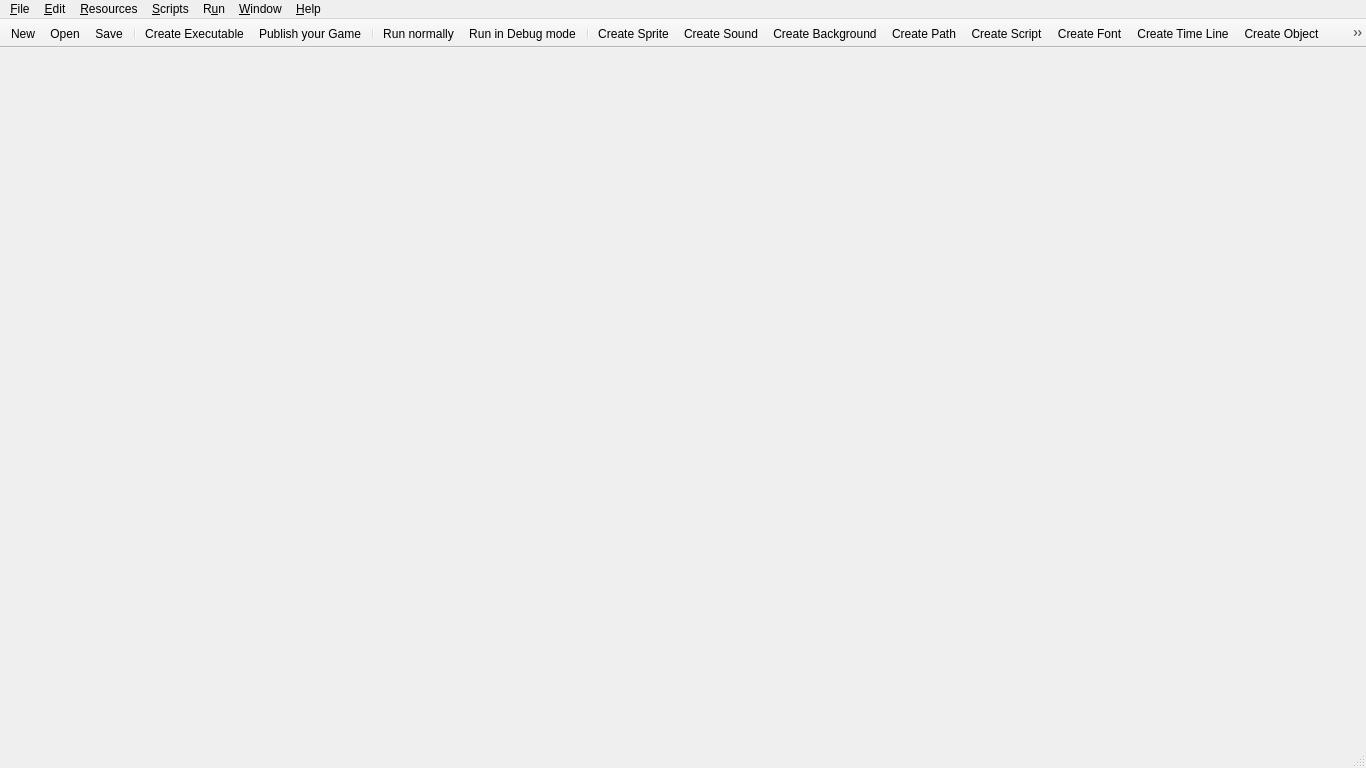
<?xml version="1.0" encoding="UTF-8"?>
<ui version="4.0">
 <class>MainWindow</class>
 <widget class="QMainWindow" name="MainWindow">
  <property name="geometry">
   <rect>
    <x>0</x>
    <y>0</y>
    <width>1366</width>
    <height>768</height>
   </rect>
  </property>
  <property name="windowTitle">
   <string>Qt Gamemaker 1.0 Ultimate</string>
  </property>
  <widget class="QSplitter" name="splitter">
   <property name="orientation">
    <enum>Qt::Horizontal</enum>
   </property>
   <widget class="DraggableTreeView" name="treeView">
    <property name="contextMenuPolicy">
     <enum>Qt::CustomContextMenu</enum>
    </property>
    <property name="editTriggers">
     <set>QAbstractItemView::EditKeyPressed</set>
    </property>
    <property name="dragEnabled">
     <bool>true</bool>
    </property>
    <property name="dragDropMode">
     <enum>QAbstractItemView::DragDrop</enum>
    </property>
    <property name="iconSize">
     <size>
      <width>16</width>
      <height>16</height>
     </size>
    </property>
    <property name="animated">
     <bool>true</bool>
    </property>
    <property name="headerHidden">
     <bool>true</bool>
    </property>
   </widget>
   <widget class="QMdiArea" name="mdiArea">
    <property name="background">
     <brush brushstyle="CrossPattern">
      <color alpha="255">
       <red>159</red>
       <green>159</green>
       <blue>159</blue>
      </color>
     </brush>
    </property>
   </widget>
  </widget>
  <widget class="QMenuBar" name="menubar">
   <property name="geometry">
    <rect>
     <x>0</x>
     <y>0</y>
     <width>1366</width>
     <height>20</height>
    </rect>
   </property>
   <widget class="QMenu" name="menuFile">
    <property name="title">
     <string>&amp;File</string>
    </property>
    <widget class="QMenu" name="menuRecentFiles">
     <property name="title">
      <string>&amp;Recent Files</string>
     </property>
     <addaction name="actionNone"/>
    </widget>
    <addaction name="actionNew"/>
    <addaction name="actionOpen"/>
    <addaction name="menuRecentFiles"/>
    <addaction name="separator"/>
    <addaction name="actionSave"/>
    <addaction name="actionSaveAs"/>
    <addaction name="separator"/>
    <addaction name="actionCreateExecutable"/>
    <addaction name="actionPublishGame"/>
    <addaction name="separator"/>
    <addaction name="actionImportResources"/>
    <addaction name="actionExportResources"/>
    <addaction name="separator"/>
    <addaction name="actionAdvancedMode"/>
    <addaction name="actionPreferences"/>
    <addaction name="separator"/>
    <addaction name="actionExit"/>
   </widget>
   <widget class="QMenu" name="menuEdit">
    <property name="title">
     <string>&amp;Edit</string>
    </property>
    <addaction name="actionCreate"/>
    <addaction name="actionDuplicate"/>
    <addaction name="separator"/>
    <addaction name="actionCreateGroup"/>
    <addaction name="separator"/>
    <addaction name="actionDelete"/>
    <addaction name="separator"/>
    <addaction name="actionRename"/>
    <addaction name="separator"/>
    <addaction name="actionProperties"/>
    <addaction name="separator"/>
    <addaction name="actionFindResource"/>
    <addaction name="actionExpandResourceTree"/>
    <addaction name="actionCollapseResourceTree"/>
    <addaction name="separator"/>
    <addaction name="actionShowObjectInformation"/>
   </widget>
   <widget class="QMenu" name="menuResources">
    <property name="title">
     <string>&amp;Resources</string>
    </property>
    <addaction name="actionCreateSprite"/>
    <addaction name="actionCreateSound"/>
    <addaction name="actionCreateBackground"/>
    <addaction name="actionCreatePath"/>
    <addaction name="actionCreateScript"/>
    <addaction name="actionCreateFont"/>
    <addaction name="actionCreateTimeLine"/>
    <addaction name="actionCreateObject"/>
    <addaction name="actionCreateRoom"/>
    <addaction name="separator"/>
    <addaction name="actionGameInformation"/>
    <addaction name="actionGlobalGameSettings"/>
    <addaction name="actionExtensionPackages"/>
    <addaction name="separator"/>
    <addaction name="actionDefineConstants"/>
    <addaction name="actionDefineTriggers"/>
    <addaction name="actionIncludedFiles"/>
   </widget>
   <widget class="QMenu" name="menuScripts">
    <property name="title">
     <string>&amp;Scripts</string>
    </property>
    <addaction name="actionImportScripts"/>
    <addaction name="actionExportAllScripts"/>
    <addaction name="separator"/>
    <addaction name="actionShowBuiltInVariables"/>
    <addaction name="actionShowBuildInFunctions"/>
    <addaction name="actionShowExtensionFunctions"/>
    <addaction name="actionShowConstants"/>
    <addaction name="separator"/>
    <addaction name="actionShowResourceNames"/>
    <addaction name="actionSearchInScripts"/>
    <addaction name="separator"/>
    <addaction name="actionCheckResourceNames"/>
    <addaction name="actionCheckAllScripts"/>
   </widget>
   <widget class="QMenu" name="menuRun">
    <property name="title">
     <string>R&amp;un</string>
    </property>
    <addaction name="actionRunNormally"/>
    <addaction name="actionRunInDebugMode"/>
   </widget>
   <widget class="QMenu" name="menuWindow">
    <property name="title">
     <string>&amp;Window</string>
    </property>
    <widget class="QMenu" name="menuStyle">
     <property name="title">
      <string>Style</string>
     </property>
    </widget>
    <addaction name="actionClose"/>
    <addaction name="actionCloseAll"/>
    <addaction name="separator"/>
    <addaction name="actionTile"/>
    <addaction name="actionCascade"/>
    <addaction name="separator"/>
    <addaction name="actionNext"/>
    <addaction name="actionPrevious"/>
    <addaction name="separator"/>
    <addaction name="actionSubWindowedView"/>
    <addaction name="actionTabbedView"/>
    <addaction name="menuStyle"/>
    <addaction name="separator"/>
   </widget>
   <widget class="QMenu" name="menuHelp">
    <property name="title">
     <string>&amp;Help</string>
    </property>
    <widget class="QMenu" name="menuTutorials">
     <property name="title">
      <string>&amp;Tutorials</string>
     </property>
     <addaction name="actionNone"/>
    </widget>
    <widget class="QMenu" name="menuExtensionPackages">
     <property name="title">
      <string>&amp;Extension Packages</string>
     </property>
     <addaction name="actionNone"/>
    </widget>
    <addaction name="actionContents"/>
    <addaction name="menuTutorials"/>
    <addaction name="menuExtensionPackages"/>
    <addaction name="separator"/>
    <addaction name="separator"/>
    <addaction name="actionNews"/>
    <addaction name="actionBook"/>
    <addaction name="actionMoreTutorials"/>
    <addaction name="actionWebsite"/>
    <addaction name="actionForum"/>
    <addaction name="actionWiki"/>
    <addaction name="separator"/>
    <addaction name="actionAbout"/>
    <addaction name="actionAboutQt"/>
   </widget>
   <addaction name="menuFile"/>
   <addaction name="menuEdit"/>
   <addaction name="menuResources"/>
   <addaction name="menuScripts"/>
   <addaction name="menuRun"/>
   <addaction name="menuWindow"/>
   <addaction name="menuHelp"/>
  </widget>
  <widget class="QStatusBar" name="statusbar"/>
  <widget class="QToolBar" name="toolBar">
   <property name="windowTitle">
    <string>toolBar</string>
   </property>
   <property name="movable">
    <bool>false</bool>
   </property>
   <property name="iconSize">
    <size>
     <width>16</width>
     <height>16</height>
    </size>
   </property>
   <attribute name="toolBarArea">
    <enum>TopToolBarArea</enum>
   </attribute>
   <attribute name="toolBarBreak">
    <bool>false</bool>
   </attribute>
   <addaction name="actionNew"/>
   <addaction name="actionOpen"/>
   <addaction name="actionSave"/>
   <addaction name="separator"/>
   <addaction name="actionCreateExecutable"/>
   <addaction name="actionPublishGame"/>
   <addaction name="separator"/>
   <addaction name="actionRunNormally"/>
   <addaction name="actionRunInDebugMode"/>
   <addaction name="separator"/>
   <addaction name="actionCreateSprite"/>
   <addaction name="actionCreateSound"/>
   <addaction name="actionCreateBackground"/>
   <addaction name="actionCreatePath"/>
   <addaction name="actionCreateScript"/>
   <addaction name="actionCreateFont"/>
   <addaction name="actionCreateTimeLine"/>
   <addaction name="actionCreateObject"/>
   <addaction name="actionCreateRoom"/>
   <addaction name="separator"/>
   <addaction name="actionGameInformation"/>
   <addaction name="actionGlobalGameSettings"/>
   <addaction name="actionExtensionPackages"/>
   <addaction name="separator"/>
   <addaction name="actionContents"/>
  </widget>
  <action name="actionNew">
   <property name="icon">
    <iconset resource="resources_editor.qrc">
     <normaloff>:/qtgameengine/icons/new.png</normaloff>:/qtgameengine/icons/new.png</iconset>
   </property>
   <property name="text">
    <string>&amp;New</string>
   </property>
  </action>
  <action name="actionOpen">
   <property name="icon">
    <iconset resource="resources_editor.qrc">
     <normaloff>:/qtgameengine/icons/open.png</normaloff>:/qtgameengine/icons/open.png</iconset>
   </property>
   <property name="text">
    <string>&amp;Open</string>
   </property>
  </action>
  <action name="actionSave">
   <property name="icon">
    <iconset resource="resources_editor.qrc">
     <normaloff>:/qtgameengine/icons/save.png</normaloff>:/qtgameengine/icons/save.png</iconset>
   </property>
   <property name="text">
    <string>&amp;Save</string>
   </property>
  </action>
  <action name="actionSaveAs">
   <property name="icon">
    <iconset resource="resources_editor.qrc">
     <normaloff>:/qtgameengine/icons/save-as.png</normaloff>:/qtgameengine/icons/save-as.png</iconset>
   </property>
   <property name="text">
    <string>Save &amp;As...</string>
   </property>
  </action>
  <action name="actionCreateExecutable">
   <property name="icon">
    <iconset resource="resources_editor.qrc">
     <normaloff>:/qtgameengine/icons/create-executable.png</normaloff>:/qtgameengine/icons/create-executable.png</iconset>
   </property>
   <property name="text">
    <string>&amp;Create Executable...</string>
   </property>
  </action>
  <action name="actionPublishGame">
   <property name="icon">
    <iconset resource="resources_editor.qrc">
     <normaloff>:/qtgameengine/icons/publish-game.png</normaloff>:/qtgameengine/icons/publish-game.png</iconset>
   </property>
   <property name="text">
    <string>P&amp;ublish your Game...</string>
   </property>
  </action>
  <action name="actionImportResources">
   <property name="icon">
    <iconset resource="resources_editor.qrc">
     <normaloff>:/qtgameengine/icons/import-resources.png</normaloff>:/qtgameengine/icons/import-resources.png</iconset>
   </property>
   <property name="text">
    <string>&amp;Import Resources...</string>
   </property>
  </action>
  <action name="actionExportResources">
   <property name="icon">
    <iconset resource="resources_editor.qrc">
     <normaloff>:/qtgameengine/icons/export-resources.png</normaloff>:/qtgameengine/icons/export-resources.png</iconset>
   </property>
   <property name="text">
    <string>&amp;Export Resources...</string>
   </property>
  </action>
  <action name="actionAdvancedMode">
   <property name="checkable">
    <bool>true</bool>
   </property>
   <property name="checked">
    <bool>true</bool>
   </property>
   <property name="text">
    <string>Ad&amp;vanced Mode</string>
   </property>
  </action>
  <action name="actionPreferences">
   <property name="icon">
    <iconset resource="resources_editor.qrc">
     <normaloff>:/qtgameengine/icons/preferences.png</normaloff>:/qtgameengine/icons/preferences.png</iconset>
   </property>
   <property name="text">
    <string>&amp;Preferences...</string>
   </property>
   <property name="menuRole">
    <enum>QAction::PreferencesRole</enum>
   </property>
  </action>
  <action name="actionExit">
   <property name="icon">
    <iconset resource="resources_editor.qrc">
     <normaloff>:/qtgameengine/icons/exit.png</normaloff>:/qtgameengine/icons/exit.png</iconset>
   </property>
   <property name="text">
    <string>E&amp;xit</string>
   </property>
   <property name="menuRole">
    <enum>QAction::QuitRole</enum>
   </property>
  </action>
  <action name="actionNone">
   <property name="enabled">
    <bool>false</bool>
   </property>
   <property name="text">
    <string>(none)</string>
   </property>
  </action>
  <action name="actionCreate">
   <property name="icon">
    <iconset resource="resources_editor.qrc">
     <normaloff>:/qtgameengine/icons/create.png</normaloff>:/qtgameengine/icons/create.png</iconset>
   </property>
   <property name="text">
    <string>&amp;Create</string>
   </property>
  </action>
  <action name="actionDuplicate">
   <property name="icon">
    <iconset resource="resources_editor.qrc">
     <normaloff>:/qtgameengine/icons/duplicate.png</normaloff>:/qtgameengine/icons/duplicate.png</iconset>
   </property>
   <property name="text">
    <string>D&amp;uplicate</string>
   </property>
   <property name="shortcut">
    <string>Alt+Ins</string>
   </property>
  </action>
  <action name="actionCreateGroup">
   <property name="icon">
    <iconset resource="resources_editor.qrc">
     <normaloff>:/qtgameengine/icons/create-group.png</normaloff>:/qtgameengine/icons/create-group.png</iconset>
   </property>
   <property name="text">
    <string>Cr&amp;eate Group</string>
   </property>
  </action>
  <action name="actionSortByName">
   <property name="text">
    <string>&amp;Sort by Name</string>
   </property>
  </action>
  <action name="actionDelete">
   <property name="icon">
    <iconset resource="resources_editor.qrc">
     <normaloff>:/qtgameengine/icons/delete.png</normaloff>:/qtgameengine/icons/delete.png</iconset>
   </property>
   <property name="text">
    <string>&amp;Delete</string>
   </property>
  </action>
  <action name="actionRename">
   <property name="icon">
    <iconset resource="resources_editor.qrc">
     <normaloff>:/qtgameengine/icons/rename.png</normaloff>:/qtgameengine/icons/rename.png</iconset>
   </property>
   <property name="text">
    <string>&amp;Rename</string>
   </property>
  </action>
  <action name="actionProperties">
   <property name="icon">
    <iconset resource="resources_editor.qrc">
     <normaloff>:/qtgameengine/icons/properties.png</normaloff>:/qtgameengine/icons/properties.png</iconset>
   </property>
   <property name="text">
    <string>&amp;Properties</string>
   </property>
   <property name="shortcut">
    <string>Alt+Return</string>
   </property>
  </action>
  <action name="actionFindResource">
   <property name="icon">
    <iconset resource="resources_editor.qrc">
     <normaloff>:/qtgameengine/icons/find.png</normaloff>:/qtgameengine/icons/find.png</iconset>
   </property>
   <property name="text">
    <string>&amp;Find Resource</string>
   </property>
  </action>
  <action name="actionExpandResourceTree">
   <property name="text">
    <string>E&amp;xpand Resource Tree</string>
   </property>
  </action>
  <action name="actionCollapseResourceTree">
   <property name="text">
    <string>C&amp;ollapse Resource Tree</string>
   </property>
  </action>
  <action name="actionShowObjectInformation">
   <property name="icon">
    <iconset resource="resources_editor.qrc">
     <normaloff>:/qtgameengine/icons/object-file.png</normaloff>:/qtgameengine/icons/object-file.png</iconset>
   </property>
   <property name="text">
    <string>&amp;Show Object Information</string>
   </property>
  </action>
  <action name="actionCreateSprite">
   <property name="icon">
    <iconset resource="resources_editor.qrc">
     <normaloff>:/qtgameengine/icons/sprite.png</normaloff>:/qtgameengine/icons/sprite.png</iconset>
   </property>
   <property name="text">
    <string>Create &amp;Sprite</string>
   </property>
   <property name="shortcut">
    <string>Ctrl+Shift+S</string>
   </property>
  </action>
  <action name="actionCreateSound">
   <property name="icon">
    <iconset resource="resources_editor.qrc">
     <normaloff>:/qtgameengine/icons/sound.png</normaloff>:/qtgameengine/icons/sound.png</iconset>
   </property>
   <property name="text">
    <string>Create So&amp;und</string>
   </property>
   <property name="shortcut">
    <string>Ctrl+Shift+U</string>
   </property>
  </action>
  <action name="actionCreateBackground">
   <property name="icon">
    <iconset resource="resources_editor.qrc">
     <normaloff>:/qtgameengine/icons/background.png</normaloff>:/qtgameengine/icons/background.png</iconset>
   </property>
   <property name="text">
    <string>Create &amp;Background</string>
   </property>
   <property name="shortcut">
    <string>Ctrl+Shift+B</string>
   </property>
  </action>
  <action name="actionCreatePath">
   <property name="icon">
    <iconset resource="resources_editor.qrc">
     <normaloff>:/qtgameengine/icons/path.png</normaloff>:/qtgameengine/icons/path.png</iconset>
   </property>
   <property name="text">
    <string>Create &amp;Path</string>
   </property>
   <property name="shortcut">
    <string>Ctrl+Shift+P</string>
   </property>
  </action>
  <action name="actionCreateScript">
   <property name="icon">
    <iconset resource="resources_editor.qrc">
     <normaloff>:/qtgameengine/icons/script.png</normaloff>:/qtgameengine/icons/script.png</iconset>
   </property>
   <property name="text">
    <string>Create S&amp;cript</string>
   </property>
   <property name="shortcut">
    <string>Ctrl+Shift+C</string>
   </property>
  </action>
  <action name="actionCreateFont">
   <property name="icon">
    <iconset resource="resources_editor.qrc">
     <normaloff>:/qtgameengine/icons/font.png</normaloff>:/qtgameengine/icons/font.png</iconset>
   </property>
   <property name="text">
    <string>Create &amp;Font</string>
   </property>
   <property name="shortcut">
    <string>Ctrl+Shift+F</string>
   </property>
  </action>
  <action name="actionCreateTimeLine">
   <property name="icon">
    <iconset resource="resources_editor.qrc">
     <normaloff>:/qtgameengine/icons/timeline.png</normaloff>:/qtgameengine/icons/timeline.png</iconset>
   </property>
   <property name="text">
    <string>Create &amp;Time Line</string>
   </property>
   <property name="shortcut">
    <string>Ctrl+Shift+T</string>
   </property>
  </action>
  <action name="actionCreateObject">
   <property name="icon">
    <iconset resource="resources_editor.qrc">
     <normaloff>:/qtgameengine/icons/object.png</normaloff>:/qtgameengine/icons/object.png</iconset>
   </property>
   <property name="text">
    <string>Create &amp;Object</string>
   </property>
   <property name="shortcut">
    <string>Ctrl+Shift+O</string>
   </property>
  </action>
  <action name="actionCreateRoom">
   <property name="icon">
    <iconset resource="resources_editor.qrc">
     <normaloff>:/qtgameengine/icons/room.png</normaloff>:/qtgameengine/icons/room.png</iconset>
   </property>
   <property name="text">
    <string>Create &amp;Room</string>
   </property>
   <property name="shortcut">
    <string>Ctrl+Shift+R</string>
   </property>
  </action>
  <action name="actionGameInformation">
   <property name="icon">
    <iconset resource="resources_editor.qrc">
     <normaloff>:/qtgameengine/icons/game-information.png</normaloff>:/qtgameengine/icons/game-information.png</iconset>
   </property>
   <property name="text">
    <string>Change Game &amp;Information</string>
   </property>
   <property name="shortcut">
    <string>Ctrl+Shift+I</string>
   </property>
  </action>
  <action name="actionGlobalGameSettings">
   <property name="icon">
    <iconset resource="resources_editor.qrc">
     <normaloff>:/qtgameengine/icons/global-game-settings.png</normaloff>:/qtgameengine/icons/global-game-settings.png</iconset>
   </property>
   <property name="text">
    <string>Change &amp;Global Game Settings</string>
   </property>
   <property name="shortcut">
    <string>Ctrl+Shift+G</string>
   </property>
  </action>
  <action name="actionExtensionPackages">
   <property name="icon">
    <iconset resource="resources_editor.qrc">
     <normaloff>:/qtgameengine/icons/extension-packages.png</normaloff>:/qtgameengine/icons/extension-packages.png</iconset>
   </property>
   <property name="text">
    <string>Select &amp;Extension Packages</string>
   </property>
   <property name="shortcut">
    <string>Ctrl+Shift+E</string>
   </property>
  </action>
  <action name="actionDefineConstants">
   <property name="icon">
    <iconset resource="resources_editor.qrc">
     <normaloff>:/qtgameengine/icons/constants.png</normaloff>:/qtgameengine/icons/constants.png</iconset>
   </property>
   <property name="text">
    <string>Define Co&amp;nstants...</string>
   </property>
   <property name="shortcut">
    <string>Ctrl+Shift+N</string>
   </property>
  </action>
  <action name="actionDefineTriggers">
   <property name="text">
    <string>&amp;Define Triggers...</string>
   </property>
   <property name="shortcut">
    <string>Ctrl+Shift+D</string>
   </property>
  </action>
  <action name="actionIncludedFiles">
   <property name="text">
    <string>Inc&amp;luded Files...</string>
   </property>
   <property name="shortcut">
    <string>Ctrl+Shift+L</string>
   </property>
  </action>
  <action name="actionRunNormally">
   <property name="icon">
    <iconset resource="resources_editor.qrc">
     <normaloff>:/qtgameengine/icons/run.png</normaloff>:/qtgameengine/icons/run.png</iconset>
   </property>
   <property name="text">
    <string>&amp;Run normally</string>
   </property>
   <property name="shortcut">
    <string>F5</string>
   </property>
  </action>
  <action name="actionRunInDebugMode">
   <property name="icon">
    <iconset resource="resources_editor.qrc">
     <normaloff>:/qtgameengine/icons/debug.png</normaloff>:/qtgameengine/icons/debug.png</iconset>
   </property>
   <property name="text">
    <string>Run in &amp;Debug mode</string>
   </property>
   <property name="shortcut">
    <string>F6</string>
   </property>
  </action>
  <action name="actionImportScripts">
   <property name="text">
    <string>&amp;Import Scripts...</string>
   </property>
  </action>
  <action name="actionContents">
   <property name="icon">
    <iconset resource="resources_editor.qrc">
     <normaloff>:/qtgameengine/icons/help.png</normaloff>:/qtgameengine/icons/help.png</iconset>
   </property>
   <property name="text">
    <string>&amp;Contents</string>
   </property>
  </action>
  <action name="actionNews">
   <property name="text">
    <string>&amp;News...</string>
   </property>
  </action>
  <action name="actionBook">
   <property name="text">
    <string>&amp;Book...</string>
   </property>
  </action>
  <action name="actionMoreTutorials">
   <property name="text">
    <string>&amp;More Tutorials...</string>
   </property>
  </action>
  <action name="actionWebsite">
   <property name="text">
    <string>&amp;Website...</string>
   </property>
  </action>
  <action name="actionForum">
   <property name="text">
    <string>&amp;Forum...</string>
   </property>
  </action>
  <action name="actionWiki">
   <property name="text">
    <string>W&amp;iki...</string>
   </property>
  </action>
  <action name="actionAbout">
   <property name="text">
    <string>&amp;About Game Maker...</string>
   </property>
   <property name="menuRole">
    <enum>QAction::AboutRole</enum>
   </property>
  </action>
  <action name="actionAboutQt">
   <property name="text">
    <string>About &amp;Qt...</string>
   </property>
   <property name="menuRole">
    <enum>QAction::AboutQtRole</enum>
   </property>
  </action>
  <action name="actionExportAllScripts">
   <property name="text">
    <string>&amp;Export All Scripts...</string>
   </property>
  </action>
  <action name="actionShowBuiltInVariables">
   <property name="text">
    <string>Show Built-in &amp;Variables</string>
   </property>
  </action>
  <action name="actionShowBuildInFunctions">
   <property name="text">
    <string>Show Build-in &amp;Functions</string>
   </property>
  </action>
  <action name="actionShowExtensionFunctions">
   <property name="text">
    <string>S&amp;how Extension Functions</string>
   </property>
  </action>
  <action name="actionShowConstants">
   <property name="text">
    <string>Show &amp;Constants</string>
   </property>
  </action>
  <action name="actionShowResourceNames">
   <property name="text">
    <string>&amp;Show Resource Names</string>
   </property>
  </action>
  <action name="actionSearchInScripts">
   <property name="text">
    <string>Search i&amp;n Scripts...</string>
   </property>
  </action>
  <action name="actionCheckResourceNames">
   <property name="text">
    <string>Check &amp;Resource Names</string>
   </property>
  </action>
  <action name="actionCheckAllScripts">
   <property name="text">
    <string>Check &amp;All Scripts</string>
   </property>
  </action>
  <action name="actionClose">
   <property name="text">
    <string>Cl&amp;ose</string>
   </property>
  </action>
  <action name="actionCloseAll">
   <property name="text">
    <string>Close &amp;All</string>
   </property>
  </action>
  <action name="actionTile">
   <property name="icon">
    <iconset resource="resources_editor.qrc">
     <normaloff>:/qtgameengine/icons/tile.png</normaloff>:/qtgameengine/icons/tile.png</iconset>
   </property>
   <property name="text">
    <string>&amp;Tile</string>
   </property>
  </action>
  <action name="actionCascade">
   <property name="icon">
    <iconset resource="resources_editor.qrc">
     <normaloff>:/qtgameengine/icons/cascade.png</normaloff>:/qtgameengine/icons/cascade.png</iconset>
   </property>
   <property name="text">
    <string>&amp;Cascade</string>
   </property>
  </action>
  <action name="actionNext">
   <property name="text">
    <string>Ne&amp;xt</string>
   </property>
  </action>
  <action name="actionPrevious">
   <property name="text">
    <string>Pre&amp;vious</string>
   </property>
  </action>
  <action name="actionSubWindowedView">
   <property name="checkable">
    <bool>true</bool>
   </property>
   <property name="text">
    <string>&amp;Sub-Windowed view</string>
   </property>
  </action>
  <action name="actionTabbedView">
   <property name="checkable">
    <bool>true</bool>
   </property>
   <property name="text">
    <string>Ta&amp;bbed view</string>
   </property>
  </action>
 </widget>
 <customwidgets>
  <customwidget>
   <class>DraggableTreeView</class>
   <extends>QTreeView</extends>
   <header>widgets/draggabletreeview.h</header>
  </customwidget>
 </customwidgets>
 <resources>
  <include location="resources_editor.qrc"/>
 </resources>
 <connections>
  <connection>
   <sender>actionExit</sender>
   <signal>triggered()</signal>
   <receiver>MainWindow</receiver>
   <slot>close()</slot>
   <hints>
    <hint type="sourcelabel">
     <x>-1</x>
     <y>-1</y>
    </hint>
    <hint type="destinationlabel">
     <x>399</x>
     <y>299</y>
    </hint>
   </hints>
  </connection>
  <connection>
   <sender>actionExpandResourceTree</sender>
   <signal>triggered()</signal>
   <receiver>treeView</receiver>
   <slot>expandAll()</slot>
   <hints>
    <hint type="sourcelabel">
     <x>-1</x>
     <y>-1</y>
    </hint>
    <hint type="destinationlabel">
     <x>66</x>
     <y>314</y>
    </hint>
   </hints>
  </connection>
  <connection>
   <sender>actionCollapseResourceTree</sender>
   <signal>triggered()</signal>
   <receiver>treeView</receiver>
   <slot>collapseAll()</slot>
   <hints>
    <hint type="sourcelabel">
     <x>-1</x>
     <y>-1</y>
    </hint>
    <hint type="destinationlabel">
     <x>66</x>
     <y>314</y>
    </hint>
   </hints>
  </connection>
  <connection>
   <sender>actionClose</sender>
   <signal>triggered()</signal>
   <receiver>mdiArea</receiver>
   <slot>closeActiveSubWindow()</slot>
   <hints>
    <hint type="sourcelabel">
     <x>-1</x>
     <y>-1</y>
    </hint>
    <hint type="destinationlabel">
     <x>468</x>
     <y>314</y>
    </hint>
   </hints>
  </connection>
  <connection>
   <sender>actionCloseAll</sender>
   <signal>triggered()</signal>
   <receiver>mdiArea</receiver>
   <slot>closeAllSubWindows()</slot>
   <hints>
    <hint type="sourcelabel">
     <x>-1</x>
     <y>-1</y>
    </hint>
    <hint type="destinationlabel">
     <x>468</x>
     <y>314</y>
    </hint>
   </hints>
  </connection>
  <connection>
   <sender>actionTile</sender>
   <signal>triggered()</signal>
   <receiver>mdiArea</receiver>
   <slot>tileSubWindows()</slot>
   <hints>
    <hint type="sourcelabel">
     <x>-1</x>
     <y>-1</y>
    </hint>
    <hint type="destinationlabel">
     <x>468</x>
     <y>314</y>
    </hint>
   </hints>
  </connection>
  <connection>
   <sender>actionCascade</sender>
   <signal>triggered()</signal>
   <receiver>mdiArea</receiver>
   <slot>cascadeSubWindows()</slot>
   <hints>
    <hint type="sourcelabel">
     <x>-1</x>
     <y>-1</y>
    </hint>
    <hint type="destinationlabel">
     <x>468</x>
     <y>314</y>
    </hint>
   </hints>
  </connection>
  <connection>
   <sender>actionPrevious</sender>
   <signal>triggered()</signal>
   <receiver>mdiArea</receiver>
   <slot>activatePreviousSubWindow()</slot>
   <hints>
    <hint type="sourcelabel">
     <x>-1</x>
     <y>-1</y>
    </hint>
    <hint type="destinationlabel">
     <x>468</x>
     <y>314</y>
    </hint>
   </hints>
  </connection>
  <connection>
   <sender>actionNext</sender>
   <signal>triggered()</signal>
   <receiver>mdiArea</receiver>
   <slot>activateNextSubWindow()</slot>
   <hints>
    <hint type="sourcelabel">
     <x>-1</x>
     <y>-1</y>
    </hint>
    <hint type="destinationlabel">
     <x>468</x>
     <y>314</y>
    </hint>
   </hints>
  </connection>
 </connections>
</ui>
